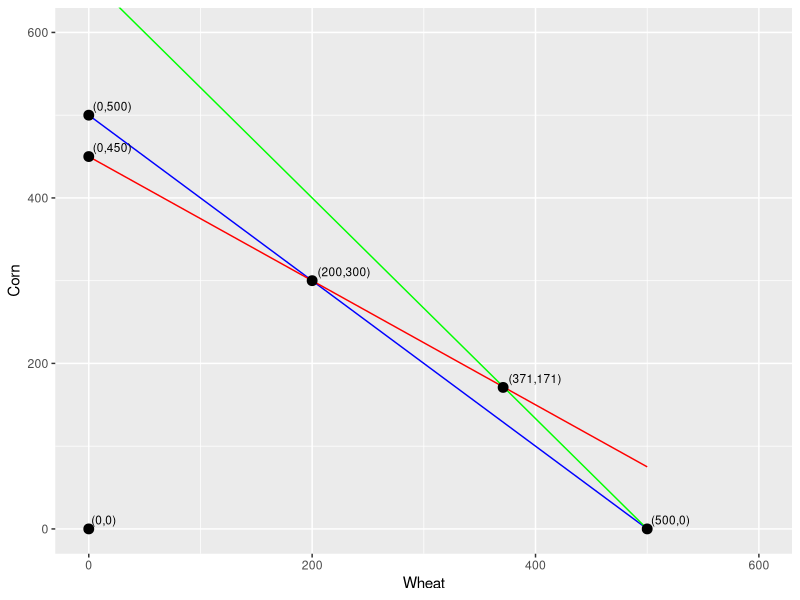

Write R code to recreate this figure.
## ---- chunk 1
#| echo: false

xW <- seq(0, 500, by=1)
land_line <- 500 - xW

labor_line <- (1800 - 3*xW)/4

fertilizer_line <- (2000 - 4*xW)/3

library(ggplot2)

df <- data.frame(
  xW = xW,
  land = land_line,
  labor = labor_line,
  fert = fertilizer_line
)

vertices <- data.frame(
  xW = c(0, 0, 0, 200, 371, 500),
  xC = c(0, 500, 450, 300, 171, 0)
)

ggplot(df, aes(x=xW)) +
  geom_line(aes(y=land), color="blue") +
  geom_line(aes(y=labor), color="red") +
  geom_line(aes(y=fert), color="green") +
  geom_point(data=vertices, aes(x=xW, y=xC), size=3, color="black") +
  geom_text(data=vertices, aes(x=xW, y=xC, label=paste0("(",xW,",",xC,")")),
            hjust=-0.1, vjust=-0.5, size=3) +
  coord_cartesian(xlim=c(0,600), ylim=c(0,600)) +
  labs(x="Wheat",y="Corn")


## ---- chunk 2
# Technical coefficients (3×3)
A <- matrix(c(0.3,0.2,0.1,
              0.1,0.4,0.2,
              0.2,0.1,0.3), nrow = 3, byrow = TRUE)

I3 <- diag(3)

# Leontief inverse (you can also pre-specify L as below)
L <- solve(I3 - A)

# Base final demand
f <- matrix(c(100,150,200), ncol = 1)

# Compute gross outputs
x <- L %*% f
round(x, 5)
## ---- chunk 3


# Shock: +20 to Manufacturing final demand
df <- matrix(c(0,20,0), ncol = 1)
f_prime <- f + df

# New outputs after shock
x_prime <- L %*% f_prime

# Change in outputs
dx <- x_prime - x

list(
  x = round(x, 5),
  x_prime = round(x_prime, 5),
  delta_x = round(dx, 5)
) 

# Manufacturing column of L (column 2)
L_col_M <- L[,2, drop=FALSE]
check_delta <- 20 * L_col_M

cbind(
  `20 * L[,2]` = round(check_delta, 5),
  `delta x`    = round(dx, 5)
)

